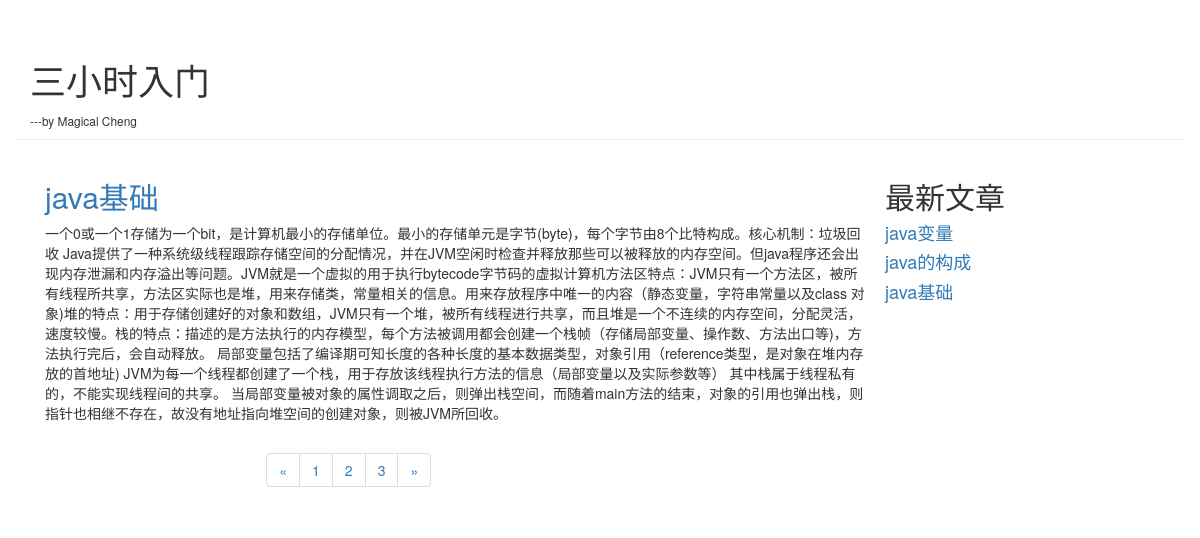
Screenshot of /blog/index?page=2 with the database file from the repository.
### blog/models.py (models this page shows, shortened)
class Article(models.Model):
    article_id=models.AutoField(primary_key=True)
    title=models.TextField()
    brief_content=models.TextField()
    content=models.TextField()
    publish_data=models.DateTimeField(auto_now=True)

### blog/views.py (the view)
# urls.py: path('index',blog.views.get_index_page),
def get_index_page(request):
    page=request.GET.get('page')
    if page:
        page=int(page)
    else:
        page=1
    print("page:",page)
    all_article=Article.objects.all()
    top_article=Article.objects.order_by("-publish_data")[:]
    paginator=Paginator(all_article,1)
    page_num=paginator.num_pages
    print('num:',paginator.num_pages)
    page_list=paginator.page(page)
    if page_list.has_next():
        next_page=page+1
    else:
        next_page=page
    if page_list.has_previous():
        previous_page=page-1
    else:
        previous_page=page
    return render(request,"blog/index.html",
                  {
        'article_list':page_list,
        'page_num':range(1,page_num+1),
        'curr_page':page,
        'next_page':next_page,
        'previous_page':previous_page,
        'top_article':top_article
    })

### blog/templates/blog/index.html (shortened to what this page needs)
<!DOCTYPE html>
<html lang="en">
<head>
    <link rel="stylesheet" href="https://cdn.jsdelivr.net/npm/bootstrap@3.3.7/dist/css/bootstrap.min.css">
</head>
<body>
<div class="container page-header">
    <h1>三小时入门</h1>
    <small>---by Magical Cheng</small>
</div>
<div class="container page-body">
    <div class="col-md-9" role="main">
        <div class="body-main">
            {% for article in article_list %}
            <div>
                <h2><a href="/blog/curr/{{article.article_id}}">{{article.title}}</a></h2>
                <p>{{article.content}}</p>
            </div>
            {% endfor %}
        </div>
        <div class="body-footer">
            <div class="col-md-4 col-md-offset-3">
            <nav aria-label="Page navigation">
                <ul class="pagination">
                    <li>
                        <a href="/blog/index?page={{previous_page}}" aria-label="Previous">
                            <span aria-hidden="true">&laquo;</span>
                        </a>
                    </li>
                    {% for num in page_num %}
                    <li><a href="/blog/index?page={{num}}">{{num}}</a></li>
                    {% endfor %}
                    <li>
                        <a href="/blog/index?page={{next_page}}" aria-label="Next">
                            <span aria-hidden="true">&raquo;</span>
                        </a>
                    </li>
                </ul>
            </nav>
            </div>
        </div>
    </div>
    <div class=col-md-3" role="complementary">
        <div>
            <h2>最新文章</h2>
            {% for article in top_article %}
            <h4><a href="/blog/curr/{{article.article_id}}">{{article.title}}</a></h4>
            {% endfor %}
        </div>
    </div>
</div>
</body>
</html>

### rows the page displays
Article: title "java基础", content "一个0或一个1存储为一个bit，是计算机最小的存储单位。最小的存储单元是字节(byte)，每个字节由8个比特构成。核心机制：垃圾回收 Java提供了一种系统级线程跟踪存储空间的分配情况，并在JVM空闲时检查并释放那些可以被释放的内存空间。但java程序还会出现内存泄漏和内存溢出等问题。JVM就是一个虚拟的用于执行bytecode字节码的虚拟计算机方法区特点：JVM只有一个方法区，被所有线程所共享，方法区实际也是堆，用来存储类，常量相关的信息。用来存放程序中唯一的内容（静态变量，字符串常量以及class 对象)堆的特点：用于存储创建好的对象和数组，JVM只有一个堆，被所有线程进行共享，而且堆是一个不连续的内存空间，分配灵活，速度较慢。栈的特点：描述的是方法执行的内存模型，每个方法被调用都会创建一个栈帧（存储局部变量、操作数、方法出口等)，方法执行完后，会自动释放。 局部变量包括了编译期可知长度的各种长度的基本数据类型，对象引用（reference类型，是对象在堆内存放的首地址) JVM为每一个线程都创建了一个栈，用于存放该线程执行方法的信息（局部变量以及实际参数等） 其中栈属于线程私有的，不能实现线程间的共享。 当局部变量被对象的属性调取之后，则弹出栈空间，而随着main方法的结束，对象的引用也弹出栈，则指针也相继不存在，故没有地址指向堆空间的创建对象，则被JVM所回收。"
Article: title "java变量"
Article: title "java的构成"

### other values shown
{{ num }} "1" "2" "3"
